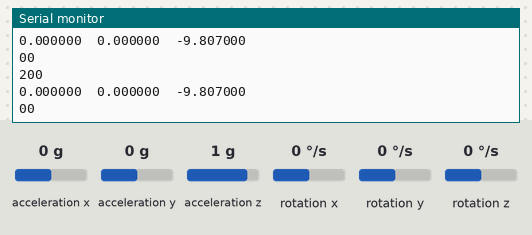
Bench run of a sketch on a simulated ESP8266 (NodeMCU). On the bench: the last lines printed to the serial monitor. The test bench sets the inputs (shaded band); at power-on: acceleration x 0 g, acceleration y 0 g, acceleration z 1 g, rotation x 0 °/s, rotation y 0 °/s, rotation z 0 °/s. WiFi joins after 1.5 s; servers stay silent unless stated; uploads are accepted with an empty reply.

Above: at 3.2 s.
3.3 s: acceleration x set to -1.4 g
At 3.61 s:
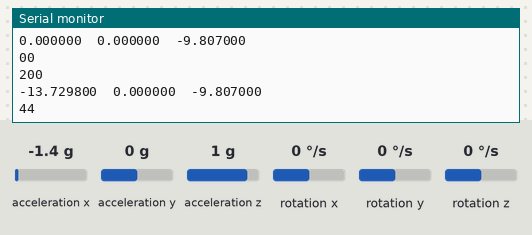
4.8 s: acceleration y set to -1.4 g
At 5.05 s:
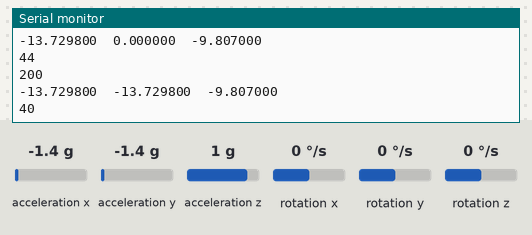
6.3 s: acceleration z set to -1.4 g
At 6.49 s:
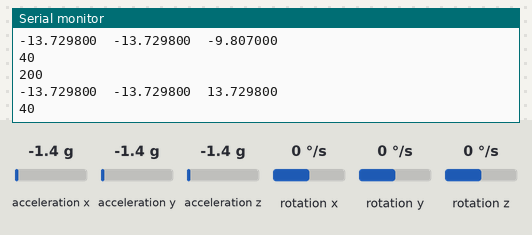
Timing chart, 0 to 9.3 s (numbered marks = the images above; inputs shaded):
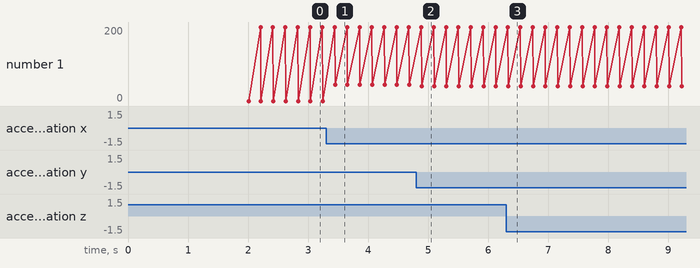

The sketch:

Cars_gear_call.ino
```cpp
#include "MPU9250.h"
#include <ESP8266WiFi.h>
#include <WiFiClient.h>
#include <ESP8266WebServer.h>
#include <SoftwareSerial.h>
#include <ESP8266HTTPClient.h>
// an MPU9250 object with the MPU-9250 sensor on I2C bus 0 with address 0x68
MPU9250 IMU(Wire,0x68);
int status;
char ssid[]="ssid name";
char pass[]="password";
double x,y,z;
HTTPClient http;
void post(int gear1,int gear2){
  String  data=String(gear1)+String(gear2);//gear1 represents divisions for first wheel and gear 2 for second wheel since both wheels can be controlled
  if((WiFi.status()==WL_CONNECTED)){
  http.begin("http://192.168.43.116/hold");
  http.addHeader("Content-Type", "application/x-www-form-urlencoded");//content type is such that string can e passed through the http server you created
  Serial.println(data);
  int t= http.POST("p="+data);
  http.writeToStream(&Serial);
  Serial.println(t);
  http.end();
  }
}
void setup() {
  Serial.begin(9600);
  WiFi.disconnect();
  WiFi.mode(WIFI_STA);
  WiFi.begin(ssid,pass);
  while((WiFi.status()!=WL_CONNECTED)){
    Serial.println(".");
  delay(1000);
  }
  Serial.println("connected");
  while(!Serial) {}
IMU.setAccelRange(MPU9250::ACCEL_RANGE_8G);
  status = IMU.begin();
  //Serial.println("write1");
  if (status < 0) {
    Serial.println("IMU initialization unsuccessful");
    Serial.println("Check IMU wiring or try cycling power");
    Serial.print("Status: ");
    Serial.println(status);
    status = IMU.begin();
    while(1) {}
  }
}
void loop() {
  IMU.readSensor();
  x=IMU.getAccelX_mss();
  y=IMU.getAccelY_mss();
  z=IMU.getAccelZ_mss();
  Serial.print(IMU.getAccelX_mss(),6);
  Serial.print("\t");
  Serial.print(IMU.getAccelY_mss(),6);
  Serial.print("\t");
  Serial.print(IMU.getAccelZ_mss(),6);
  Serial.println("\t");
  //After  recieving data from IMU sensors we need to just focus on division in discrete speed levels
  int v=(x<5)?0:4;
  x=x>0?x:-x;
  int gear1,gear2;
  if(x<5){
    gear1=0;
    gear2=0;
  }else{
  if((x>5)&&(x<6.5)){
    gear1=1+v;
    gear2=1+v;
    }
    if((x>6.5)&&(x<8)){
    gear1=2+v;
    gear2=2+v;
    }
    if((x>8)&&(x<9.0)){
    gear1=3+v;
    gear2=3+v;
    }
    if(x>9.0){
    gear1=4+v;
    gear2=4+v;
    }}
    //here speeds are divided to rigth left orientation
    //*divisions are to be done according to orientation of mpu sensor and the speed limits of motors

    int t;
    t=(y<5)?1:-1;
    y=y>0?y:-y;
    int s;
    if(y<5){
    s=0;
  }else{
  if((y>5)&&(y<6.5)){
    s=1*t;
    }
    if((y>6.5)&&(y<8)){
    s=2*t;
    }
    if((y>8)&&(y<9)){
    s=3*t;
    }
    if(y>9){
    s=4*t;
    }}
    if(gear1+s>v+4){
      gear1=v+4;
    }else if(gear1+s<v){
      gear1=4-(gear1+s);
    }else{
      gear1=gear1+s;
    }
    if(gear2-s>v+4){
      gear2=v+4;
    }else if(gear2-s<v){
      gear2=4-(gear2-s);
    }else{
      gear2=gear2-s;
    }
    post(gear1,gear2);
}
```

Measured:
- after the input at 3.3 s, the serial monitor: prints a new line after 0.15 s (image 1)
- after the input at 4.8 s, the serial monitor: prints a new line after 0.10 s (image 2)
- after the input at 6.3 s, the serial monitor: prints a new line at once (image 3)
- plotted number 1: 0 → 44 after the input at 3.3 s, 44 → 40 after the input at 4.8 s
